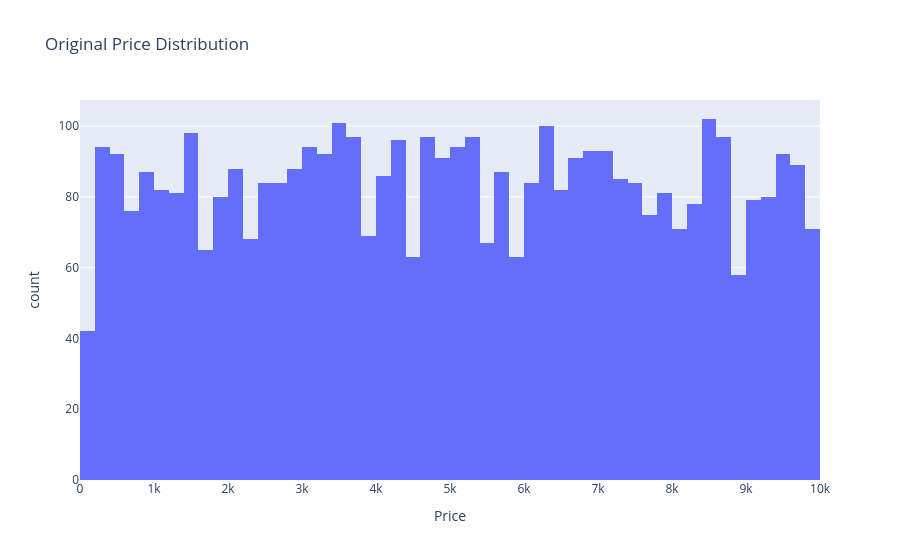
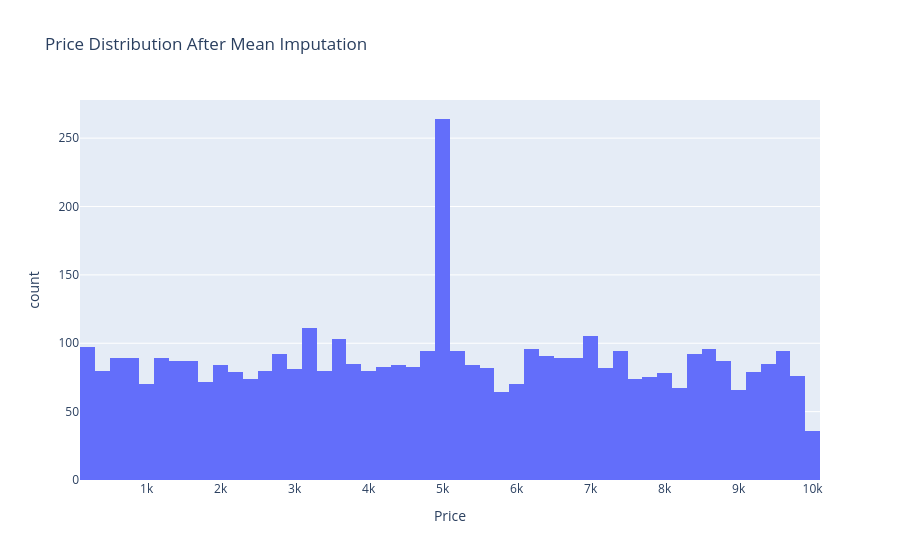
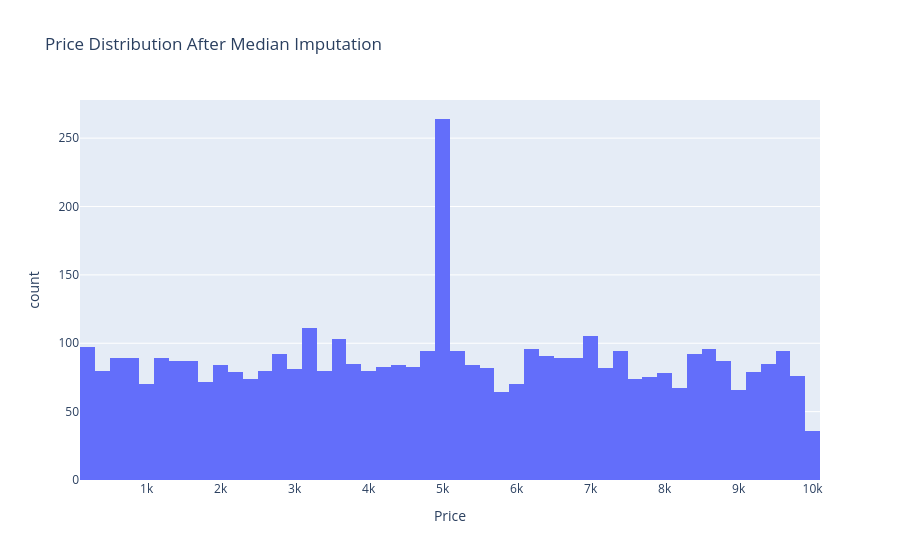

Notebook code for these charts, in order:
### Code cell
import plotly.express as px

fig = px.histogram(df, x="Price", title="Original Price Distribution")
fig.show()

fig = px.histogram(df_mean, x="Price", title="Price Distribution After Mean Imputation")
fig.show()

fig = px.histogram(df_median, x="Price", title="Price Distribution After Median Imputation")
fig.show()

### Figure 1 — Plotly figure (JSON) as saved in the notebook; plotly's stock layout.template omitted (floating-point values rounded to 4 significant figures; data arrays with more than 128 entries replaced by an {"elided": "..."} marker saying what was removed)
{"data": [{"bingroup": "x", "hovertemplate": "Price=%{x}<br>count=%{y}<extra></extra>", "legendgroup": "", "marker": {"color": "#636efa", "pattern": {"shape": ""}}, "name": "", "orientation": "v", "showlegend": false, "type": "histogram", "x": {"elided": "4362 float values"}, "xaxis": "x", "yaxis": "y"}], "layout": {"barmode": "relative", "legend": {"tracegroupgap": 0}, "title": {"text": "Original Price Distribution"}, "xaxis": {"anchor": "y", "domain": [0, 1], "title": {"text": "Price"}}, "yaxis": {"anchor": "x", "domain": [0, 1], "title": {"text": "count"}}}}

### Figure 2 — Plotly figure (JSON) as saved in the notebook; plotly's stock layout.template omitted (floating-point values rounded to 4 significant figures; data arrays with more than 128 entries replaced by an {"elided": "..."} marker saying what was removed)
{"data": [{"bingroup": "x", "hovertemplate": "Price=%{x}<br>count=%{y}<extra></extra>", "legendgroup": "", "marker": {"color": "#636efa", "pattern": {"shape": ""}}, "name": "", "orientation": "v", "showlegend": false, "type": "histogram", "x": {"elided": "4362 float values"}, "xaxis": "x", "yaxis": "y"}], "layout": {"barmode": "relative", "legend": {"tracegroupgap": 0}, "title": {"text": "Price Distribution After Mean Imputation"}, "xaxis": {"anchor": "y", "domain": [0, 1], "title": {"text": "Price"}}, "yaxis": {"anchor": "x", "domain": [0, 1], "title": {"text": "count"}}}}

### Figure 3 — Plotly figure (JSON) as saved in the notebook; plotly's stock layout.template omitted (floating-point values rounded to 4 significant figures; data arrays with more than 128 entries replaced by an {"elided": "..."} marker saying what was removed)
{"data": [{"bingroup": "x", "hovertemplate": "Price=%{x}<br>count=%{y}<extra></extra>", "legendgroup": "", "marker": {"color": "#636efa", "pattern": {"shape": ""}}, "name": "", "orientation": "v", "showlegend": false, "type": "histogram", "x": {"elided": "4362 float values"}, "xaxis": "x", "yaxis": "y"}], "layout": {"barmode": "relative", "legend": {"tracegroupgap": 0}, "title": {"text": "Price Distribution After Median Imputation"}, "xaxis": {"anchor": "y", "domain": [0, 1], "title": {"text": "Price"}}, "yaxis": {"anchor": "x", "domain": [0, 1], "title": {"text": "count"}}}}
